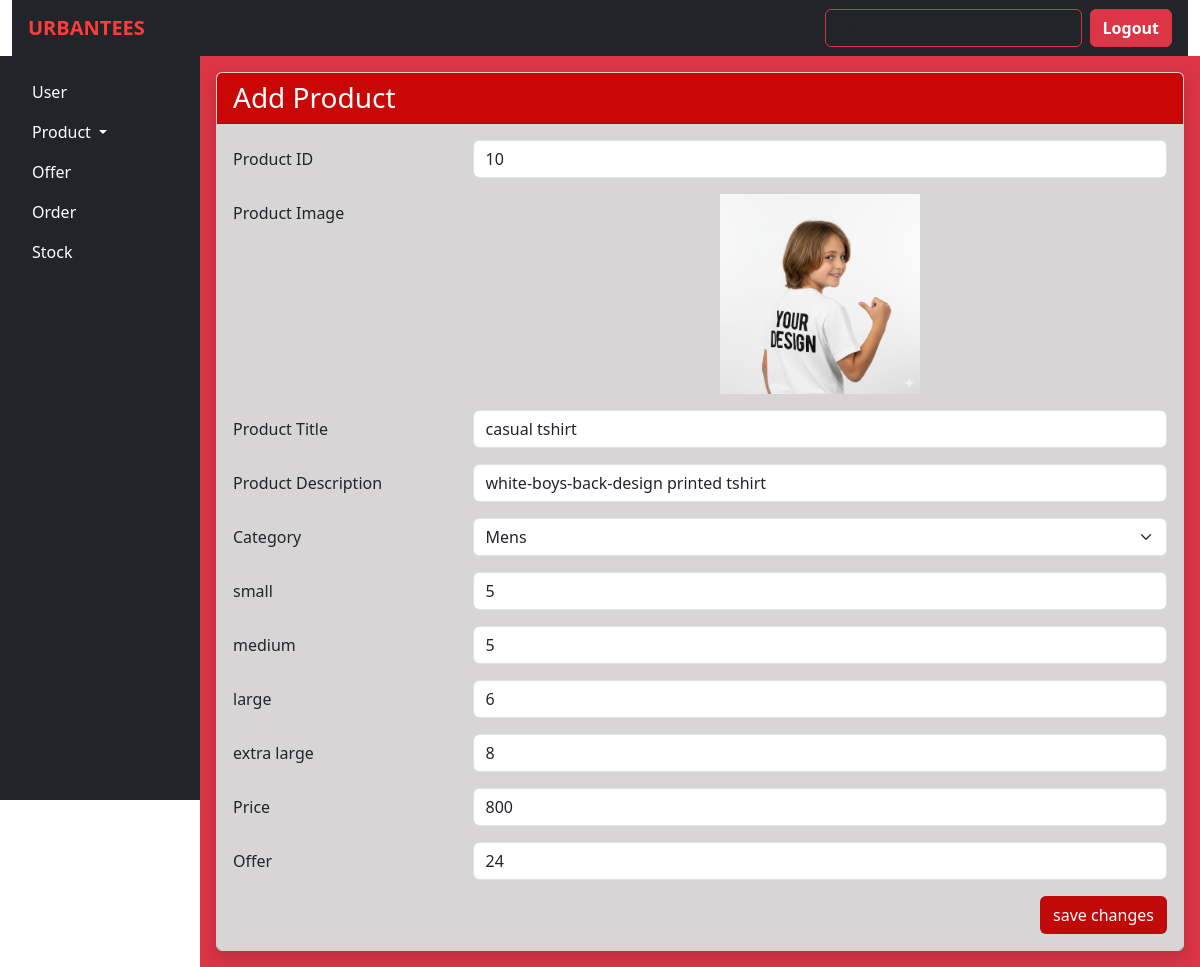
Page /admin_edit/10 on the committed database.
### urban_tees_app/models.py (models this page shows, shortened)
class Product(models.Model):
    CATEGORY_CHOICES = [
        ('mens', 'Mens'),
        ('womens', 'Womens'),
        ('girls', 'Girls'),
        ('boys', 'Boys'),
    ]
    item_image1 = models.CharField(max_length=255)
    item_image2 = models.CharField(max_length=255)
    item_image3 = models.CharField(max_length=255)
    item_image4 = models.CharField(max_length=255)
    item_name = models.CharField(max_length=255)
    item_description = models.CharField(max_length=255)
    new_price = models.IntegerField()
    old_price = models.IntegerField()
    offer = models.IntegerField()
    category = models.CharField(max_length=10, choices=CATEGORY_CHOICES)
    small_size=models.IntegerField()
    medium_size=models.IntegerField()
    large_size=models.IntegerField()
    extralarge_size=models.IntegerField()

### urban_tees_app/views.py (the view)
# urls.py: path('admin_edit/<int:id>',views.admin_edit,name='admin_edit'),
def admin_edit(request,id):
    item_details=Product.objects.get(id=id)
    return render(request,'admin_edit_product.html',{'context':item_details,'id':id})

### urban_tees_app/templates/admin_edit_product.html (shortened to what this page needs)
{% extends 'admin_layout.html' %}
{% load static %}
{% block content %}
<div class="col bg-danger text-white p-3">
    <div class="card shadow">
        <div class="card-header text-white" style="background-color: rgb(201, 7, 7);">
            <h3 class="mb-0">Add Product</h3>
        </div>
        <div class="card-body" style="background-color: rgba(28, 13, 13, 0.173);">
            <form action="{% url 'admin_edit_product' context.id %}" method="post" enctype="multipart/form-data">
                <div class="mb-3 row">
                    <label class="col-sm-3 col-form-label">Product ID</label>
                    <div class="col-sm-9">
                        <input type="text" name="id" class="form-control" placeholder=" product id"
                            value="{{ context.id }}">
                    </div>
                </div>
                <div class="mb-3 row">
                    <label class="col-sm-3 col-form-label">Product Image</label>
                    <div class="col-sm-9">
                        <img src="{% static context.item_image1 %}" class="card-img-top" alt="product image"
                            style="height: auto; max-height: 200px; object-fit: contain;">
                    </div>
                </div>
                <div class="mb-3 row">
                    <label class="col-sm-3 col-form-label">Product Title</label>
                    <div class="col-sm-9">
                        <input type="text" name="product_title" class="form-control" placeholder=" product title"
                            value="{{ context.item_name }}">
                    </div>
                </div>
                <div class="mb-3 row">
                    <label class="col-sm-3 col-form-label">Product Description</label>
                    <div class="col-sm-9">
                        <input type="text" name="product_description" class="form-control" placeholder="description"
                            value="{{ context.item_description }}">
                    </div>
                </div>
                <div class="mb-3 row">
                    <label class="col-sm-3 col-form-label">Category</label>
                    <div class="col-sm-9">
                        <select name="category" id="category" class="form-select" value="{{ context.category }}">
                            <option value="mens">Mens</option>
                        </select>
                    </div>
                </div>
                <div class="mb-3 row">
                    <label class="col-sm-3 col-form-label">small</label>
                    <div class="col-sm-9">
                        <input type="number" name="small_size" class="form-control" placeholder="small_size"
                            value="{{ context.small_size }}">
                    </div>
                </div>
                <div class="mb-3 row">
                    <label class="col-sm-3 col-form-label">medium</label>
                    <div class="col-sm-9">
                        <input type="number" name="medium_size" class="form-control" placeholder="medium_size"
                            value="{{ context.medium_size }}">
                    </div>
                </div>
                <div class="mb-3 row">
                    <label class="col-sm-3 col-form-label">large</label>
                    <div class="col-sm-9">
                        <input type="number" name="large_size" class="form-control" placeholder="large_size"
                            value="{{ context.large_size }}">
                    </div>
                </div>
                <div class="mb-3 row">
                    <label class="col-sm-3 col-form-label">extra large</label>
                    <div class="col-sm-9">
                        <input type="number" name="extralarge_size" class="form-control" placeholder="extralarge_size"
                            value="{{ context.extralarge_size }}">
                    </div>
                </div>
                <div class="mb-3 row">
                    <label class="col-sm-3 col-form-label">Price</label>
                    <div class="col-sm-9">
                        <input type="text" name="old_price" class="form-control" placeholder="Old price"
                            value="{{ context.old_price }}">
                    </div>
                </div>
                <div class="mb-3 row">
                    <label class="col-sm-3 col-form-label">Offer</label>
                    <div class="col-sm-9">
                        <input type="text" name="offer" class="form-control" placeholder="offer"
                            value="{{ context.offer }}">
                    </div>
                </div>
                <div class="text-end">
                    <button type="submit" class="btn text-white" style="background-color: rgb(192, 9, 9);">save
                        changes</button>
                </div>
            </form>
        </div>
    </div>
</div>
{% endblock %}

### rows in the picture
Product: id "10", item_image1 (picture), product_title "casual tshirt", product_description "white-boys-back-design printed tshirt", category "Mens", small_size "5", medium_size "5", large_size "6", extralarge_size "8", old_price "800", offer "24"
